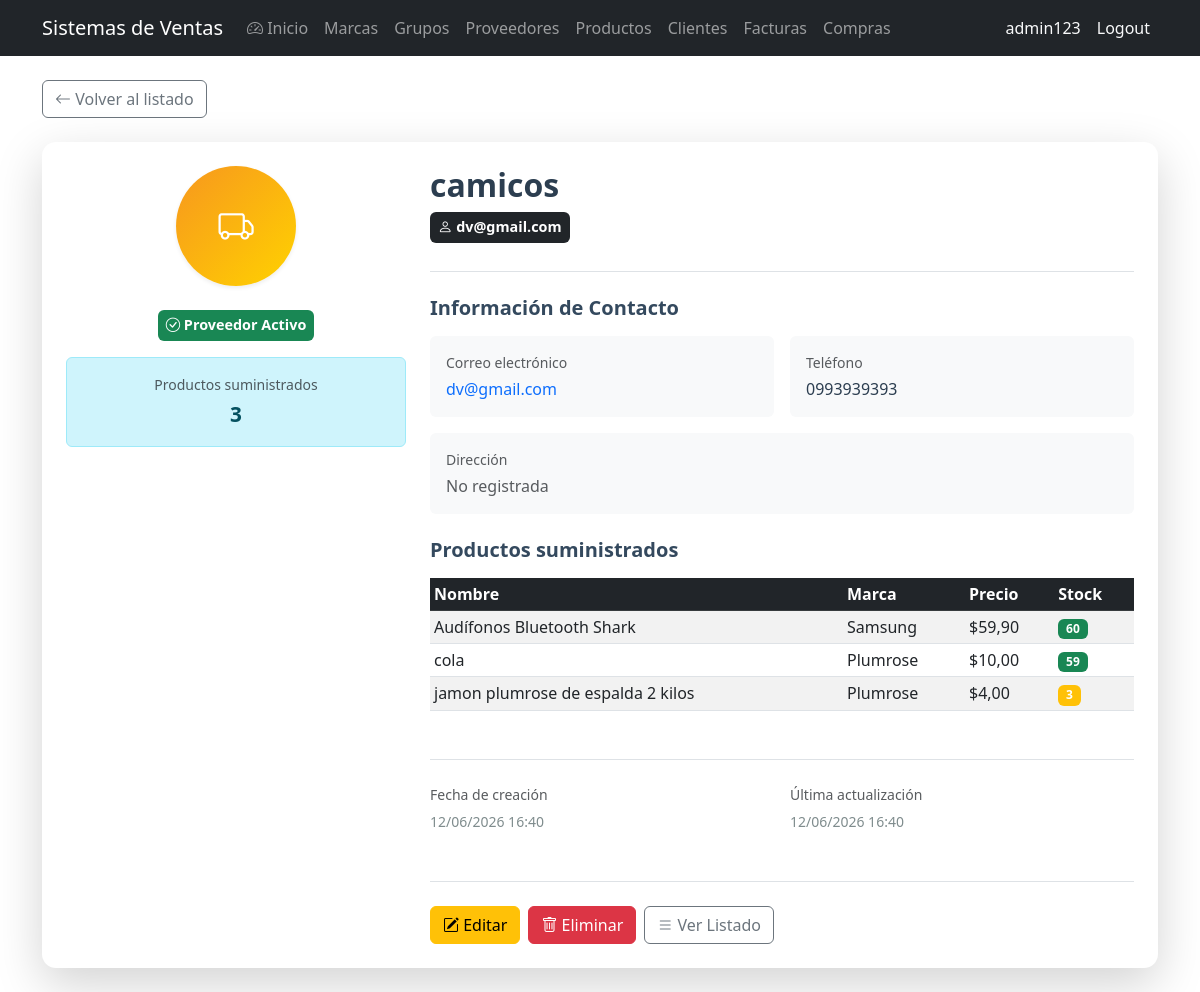
Page /suppliers/1/ (signed in) on the committed database.
### billing/models.py (models this page shows, shortened)
class Supplier(models.Model):
    name = models.CharField(max_length=200, verbose_name='Nombre de empresa')
    contact_name = models.CharField(max_length=200, blank=True, null=True, verbose_name='Nombre de contacto')
    email = models.EmailField(blank=True, null=True, verbose_name='Correo electrónico')
    phone = models.CharField(max_length=20, blank=True, null=True, verbose_name='Teléfono')
    address = models.TextField(blank=True, null=True, verbose_name='Dirección')
    is_active = models.BooleanField(default=True, verbose_name='Activo')
    created_at = models.DateTimeField(auto_now_add=True)
    updated_at = models.DateTimeField(auto_now=True)
    class Meta:
        verbose_name = 'Proveedor'
        verbose_name_plural = 'Proveedores'
        ordering = ['name']

class Product(models.Model):
    name = models.CharField(max_length=200, verbose_name='Nombre de producto')
    description = models.TextField(blank=True, null=True, verbose_name='Descripción')
    brand = models.ForeignKey(Brand, on_delete=models.PROTECT, related_name='products', verbose_name='Marca')
    group = models.ForeignKey(ProductGroup, on_delete=models.PROTECT, related_name='products', verbose_name='Grupo')
    suppliers = models.ManyToManyField(Supplier, related_name='products', blank=True, verbose_name='Proveedores')
    unit_price = models.DecimalField(max_digits=12, decimal_places=2, verbose_name='Precio unitario')
    stock = models.IntegerField(default=0, verbose_name='Stock')
    image = models.ImageField(upload_to='products/', blank=True, null=True, verbose_name='Imagen del producto')
    is_active = models.BooleanField(default=True, verbose_name='Activo')
    created_at = models.DateTimeField(auto_now_add=True)
    updated_at = models.DateTimeField(auto_now=True)
    class Meta:
        verbose_name = 'Producto'
        verbose_name_plural = 'Productos'
        ordering = ['name']

class Brand(models.Model):
    name = models.CharField(max_length=100, unique=True, verbose_name='Nombre de marca')
    description = models.TextField(blank=True, null=True, verbose_name='Descripción')
    is_active = models.BooleanField(default=True, verbose_name='Activo')
    created_at = models.DateTimeField(auto_now_add=True)
    updated_at = models.DateTimeField(auto_now=True)
    class Meta:
        verbose_name = 'Marca'
        verbose_name_plural = 'Marcas'
        ordering = ['name']

### billing/views.py (the view)
# urls.py: path('suppliers/<int:pk>/', views.SupplierDetailView.as_view(), name='supplier_detail'),
class SupplierDetailView(LoginRequiredMixin, DetailView):
    model = Supplier
    template_name = 'billing/supplier_detail.html'
    context_object_name = 'supplier'
    def get_context_data(self, **kwargs):
        ctx = super().get_context_data(**kwargs)
        ctx['products'] = self.object.products.all()[:10]
        ctx['product_count'] = self.object.products.count()
        return ctx

### billing/templates/billing/supplier_detail.html (shortened to what this page needs)
{% extends 'billing/base.html' %}
{% block content %}
<div class="mb-4">
  <a href="{% url 'billing:supplier_list' %}" class="btn btn-outline-secondary">
    <i class="bi bi-arrow-left"></i> Volver al listado
  </a>
</div>
<div class="card shadow-lg border-0 mb-4">
  <div class="card-body p-4">
    <div class="row g-4">
      <div class="col-lg-4">
        <div class="sticky-top" style="top: 20px;">
          <div class="text-center mb-4">
            <div class="d-inline-flex align-items-center justify-content-center rounded-circle shadow-sm"
                 style="width: 120px; height: 120px; background: linear-gradient(135deg, #f7971e 0%, #ffd200 100%); font-size: 2.2rem; color: white; font-weight: bold;">
              <i class="bi bi-truck"></i>
            </div>
          </div>
          <div class="text-center mb-3">
            {% if supplier.is_active %}
              <span class="badge bg-success p-2" style="font-size: 0.9rem;"><i class="bi bi-check-circle"></i> Proveedor Activo</span>
            {% else %}
              <span class="badge bg-secondary p-2" style="font-size: 0.9rem;"><i class="bi bi-x-circle"></i> Proveedor Inactivo</span>
            {% endif %}
          </div>
          <div class="alert alert-info text-center" role="alert">
            <small class="text-muted d-block mb-1">Productos suministrados</small>
            <strong style="font-size: 1.3rem;">{{ product_count }}</strong>
          </div>
        </div>
      </div>
      <div class="col-lg-8">
        <div class="mb-4 pb-4 border-bottom">
          <h1 class="h2 fw-bold mb-2" style="color: #2c3e50;">{{ supplier.name }}</h1>
          {% if supplier.contact_name %}
          <div class="d-flex align-items-baseline gap-2 mb-1">
            <span class="badge bg-dark p-2" style="font-size: 0.9rem;"><i class="bi bi-person"></i> {{ supplier.contact_name }}</span>
          </div>
          {% endif %}
        </div>
        <div class="mb-4">
          <h5 class="fw-bold mb-3" style="color: #34495e;">Información de Contacto</h5>
          <div class="row g-3">
            <div class="col-md-6">
              <div class="p-3 bg-light rounded-2">
                <small class="text-muted d-block mb-1">Correo electrónico</small>
                {% if supplier.email %}
                  <strong class="h6" style="color: #2c3e50;"><a href="mailto:{{ supplier.email }}" class="text-decoration-none">{{ supplier.email }}</a></strong>
                {% else %}
                  <span class="text-muted">No registrado</span>
                {% endif %}
              </div>
            </div>
            <div class="col-md-6">
              <div class="p-3 bg-light rounded-2">
                <small class="text-muted d-block mb-1">Teléfono</small>
                {% if supplier.phone %}
                  <strong class="h6" style="color: #2c3e50;">{{ supplier.phone }}</strong>
                {% else %}
                  <span class="text-muted">No registrado</span>
                {% endif %}
              </div>
            </div>
            <div class="col-md-12">
              <div class="p-3 bg-light rounded-2">
                <small class="text-muted d-block mb-1">Dirección</small>
                {% if supplier.address %}
                  <strong class="h6" style="color: #2c3e50;">{{ supplier.address }}</strong>
                {% else %}
                  <span class="text-muted">No registrada</span>
                {% endif %}
              </div>
            </div>
          </div>
        </div>
        <div class="mb-4">
          <h5 class="fw-bold mb-3" style="color: #34495e;">Productos suministrados</h5>
          {% if products %}
          <div class="table-responsive">
            <table class="table table-sm table-striped table-hover align-middle mb-0">
              <thead class="table-dark">
                <tr><th>Nombre</th><th>Marca</th><th>Precio</th><th>Stock</th></tr>
              </thead>
              <tbody>
                {% for p in products %}
                <tr>
                  <td>{{ p.name }}</td>
                  <td>{{ p.brand.name }}</td>
                  <td>${{ p.unit_price }}</td>
                  <td>
                    <span class="badge {% if p.stock > 10 %}bg-success{% elif p.stock > 0 %}bg-warning{% else %}bg-danger{% endif %}">{{ p.stock }}</span>
                  </td>
                </tr>
                {% endfor %}
              </tbody>
            </table>
          </div>
          {% else %}
          <div class="alert alert-info"><small><i class="bi bi-info-circle"></i> Este proveedor no tiene productos asignados.</small></div>
          {% endif %}
        </div>
        <div class="mt-5 pt-4 border-top">
          <div class="row g-3">
            <div class="col-md-6">
              <small class="text-muted d-block mb-1">Fecha de creación</small>
              <span class="small" style="color: #7f8c8d;">{{ supplier.created_at|date:"d/m/Y H:i" }}</span>
            </div>
            <div class="col-md-6">
              <small class="text-muted d-block mb-1">Última actualización</small>
              <span class="small" style="color: #7f8c8d;">{{ supplier.updated_at|date:"d/m/Y H:i" }}</span>
            </div>
          </div>
        </div>
        <div class="mt-5 pt-4 border-top d-flex gap-2">
          <a href="{% url 'billing:supplier_update' supplier.pk %}" class="btn btn-warning"><i class="bi bi-pencil-square"></i> Editar</a>
          <a href="{% url 'billing:supplier_delete' supplier.pk %}" class="btn btn-danger"><i class="bi bi-trash"></i> Eliminar</a>
          <a href="{% url 'billing:supplier_list' %}" class="btn btn-outline-secondary"><i class="bi bi-list"></i> Ver Listado</a>
        </div>
      </div>
    </div>
  </div>
</div>
{% endblock %}

### billing/templates/billing/base.html (shortened to what this page needs)
<!DOCTYPE html>
<html lang="es">
<head>
  <link href="https://cdn.jsdelivr.net/npm/bootstrap@5.3.0/dist/css/bootstrap.min.css" rel="stylesheet">
  <link href="https://cdn.jsdelivr.net/npm/bootstrap-icons@1.11.3/font/bootstrap-icons.css" rel="stylesheet">
</head>
<body>
<nav class="navbar navbar-expand-lg navbar-dark bg-dark">
  <div class="container">
    <a class="navbar-brand" href="{% url 'billing:home' %}">Sistemas de Ventas</a>
    <div class="collapse navbar-collapse" id="nav">
      <ul class="navbar-nav me-auto">
        {% if user.is_authenticated %}
        <li class="nav-item"><a class="nav-link" href="{% url 'billing:home' %}"><i class="bi bi-speedometer2"></i> Inicio</a></li>
        <li class="nav-item"><a class="nav-link" href="{% url 'billing:brand_list' %}">Marcas</a></li>
        <li class="nav-item"><a class="nav-link" href="{% url 'billing:productgroup_list' %}">Grupos</a></li>
        <li class="nav-item"><a class="nav-link" href="{% url 'billing:supplier_list' %}">Proveedores</a></li>
        <li class="nav-item"><a class="nav-link" href="{% url 'billing:product_list' %}">Productos</a></li>
        <li class="nav-item"><a class="nav-link" href="{% url 'billing:customer_list' %}">Clientes</a></li>
        <li class="nav-item"><a class="nav-link" href="{% url 'billing:invoice_list' %}">Facturas</a></li>
        <li class="nav-item"><a class="nav-link" href="{% url 'purchasing:purchase_list' %}">Compras</a></li>
        {% endif %}
      </ul>
      <ul class="navbar-nav">
        {% if user.is_authenticated %}
        <li class="nav-item"><span class="nav-link text-light">{{ user.username }}</span></li>
        <li class="nav-item">
          <form method="post" action="{% url 'logout' %}" class="d-inline">
            <button type="submit" class="nav-link btn btn-link text-light" style="text-decoration:none;">Logout</button>
          </form>
        </li>
        {% else %}
        <li class="nav-item"><a class="nav-link" href="{% url 'login' %}">Login</a></li>
        <li class="nav-item"><a class="nav-link" href="{% url 'billing:signup' %}">Registarse</a></li>
        {% endif %}
      </ul>
    </div>
  </div>
</nav>
<div class="container mt-4">
  {% block content %}
  {% endblock %}
</div>
</body>
</html>

### billing/templates/billing/supplier_detail.html (style rules this page uses)
.sticky-top { position: sticky; top: 20px; z-index: 900; }
.card { transition: box-shadow 0.3s ease; border-radius: 14px; }

### rows in the picture
Supplier: name "camicos", contact_name "dv@gmail.com", email "dv@gmail.com", phone "0993939393", created_at "12/06/2026 16:40", updated_at "12/06/2026 16:40"
Product: name "Audífonos Bluetooth Shark", brand.name "Samsung", unit_price "59,90", stock "60"
Product: name "cola", brand.name "Plumrose", unit_price "10,00", stock "59"
Product: name "jamon plumrose de espalda 2 kilos", brand.name "Plumrose", unit_price "4,00", stock "3"

### other values in the picture
{{ user.username }} "admin123"
{{ product_count }} "3"
